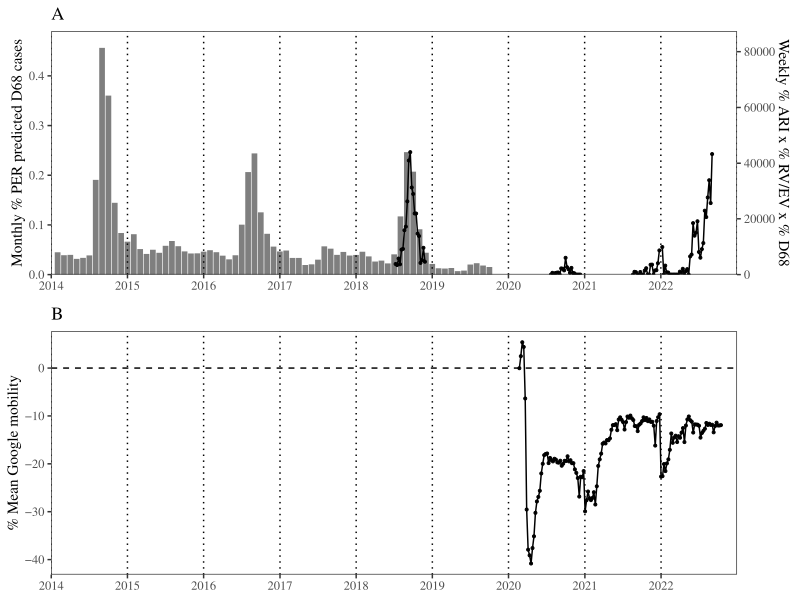

This figure's R source:
library(ggplot2); theme_set(theme_bw(base_family = "Times"))
library(tidyr)
library(dplyr)
library(zoo)
library(egg)

load("../data_processed/data_processed_d68_nvsn.rda")
load("../data_processed/data_processed_mobility_us.rda")

d68_prev <- read.csv("../data_raw/entero_data_US_by_month.csv")

scale <- max(filter(data_processed_d68_nvsn, year==2018)$proxy)/max(filter(d68_prev, year==2018)$prop)

g1 <- ggplot(d68_prev) +
    geom_bar(aes(year+month/12, prop), fill="gray50", lwd=1, stat="identity") +
    geom_vline(xintercept=2014:2023, lty=3) +
    geom_line(data=data_processed_d68_nvsn, aes(year+week/52, proxy/scale, group=as.factor(year)))  +
    geom_point(data=data_processed_d68_nvsn, aes(year+week/52, proxy/scale, group=as.factor(year)), size=0.7) +
    scale_x_continuous("Year", limits=c(2014, 2023), expand=c(0, 0),
                       breaks=2014:2022) +
    scale_y_continuous("Monthly % PER predicted D68 cases", limits=c(0, 0.49),
                       expand=c(0, 0),
                       sec.axis = sec_axis(trans=~.*scale, name="Weekly % ARI x % RV/EV x % D68")) +
    ggtitle("A") +
    theme(
        panel.grid = element_blank(),
        legend.position = "none",
        axis.title.x = element_blank()
    )

g2 <- ggplot(data_processed_mobility_us) +
    geom_vline(xintercept=c(as.Date("2014-01-01"),
                            as.Date("2015-01-01"),
                            as.Date("2016-01-01"),
                            as.Date("2017-01-01"),
                            as.Date("2018-01-01"),
                            as.Date("2019-01-01"),
                            as.Date("2020-01-01"),
                            as.Date("2021-01-01"),
                            as.Date("2022-01-01")), lty=3) +
    geom_hline(yintercept=0, lty=2) +
    geom_point(aes(date, mean), size=0.7) +
    geom_line(aes(date, mean)) +
    scale_x_date("Year", limits=c(as.Date("2014-01-01"), as.Date("2022-12-31")),
                 expand=c(0, 0),
                 breaks=c(as.Date("2014-01-01"),
                          as.Date("2015-01-01"),
                          as.Date("2016-01-01"),
                          as.Date("2017-01-01"),
                          as.Date("2018-01-01"),
                          as.Date("2019-01-01"),
                          as.Date("2020-01-01"),
                          as.Date("2021-01-01"),
                          as.Date("2022-01-01")),
                 labels=2014:2022) +
    scale_y_continuous("% Mean Google mobility") +
    scale_color_viridis_d(end=0.9) +
    ggtitle("B") +
    theme(
        panel.grid = element_blank(),
        legend.title = element_blank(),
        axis.title.x = element_blank()
    )

gcomb <- ggarrange(g1, g2, nrow=2, draw=FALSE)

ggsave("figure1.pdf", gcomb, width=8, height=6)
